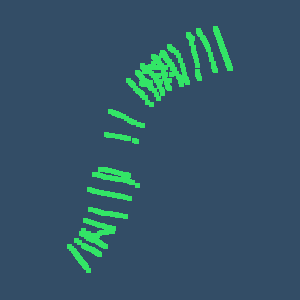

The script that drew this image:
#!/usr/bin/env python

# Read a PTS point cloud file and render as points.

import os

import vtkmodules.vtkInteractionStyle  # noqa: F401
import vtkmodules.vtkRenderingFreeType  # noqa: F401
import vtkmodules.vtkRenderingOpenGL2  # noqa: F401

from vtkmodules.vtkIOGeometry import vtkPTSReader
from vtkmodules.vtkRenderingCore import (
    vtkActor,
    vtkPolyDataMapper,
    vtkRenderWindow,
    vtkRenderWindowInteractor,
    vtkRenderer,
)

# Source
data_dir = os.environ.get("VPE_DATA_DIR", os.path.dirname(os.path.abspath(__file__)))

# Read PTS file
pts_reader = vtkPTSReader()
pts_reader.SetFileName(os.path.join(data_dir, "samplePTS.pts"))
pts_reader.Update()

# Mapper
poly_mapper = vtkPolyDataMapper()
poly_mapper.SetInputConnection(pts_reader.GetOutputPort())

# Actor
pts_actor = vtkActor()
pts_actor.SetMapper(poly_mapper)
pts_actor.GetProperty().SetPointSize(5)
pts_actor.GetProperty().SetColor(0.2, 0.9, 0.4)

# Renderer
renderer = vtkRenderer()
renderer.AddActor(pts_actor)
renderer.SetBackground(0.2, 0.3, 0.4)

# Render window
render_window = vtkRenderWindow()
render_window.AddRenderer(renderer)
render_window.SetWindowName("pts reader")
render_window.SetMultiSamples(0)
render_window.SetSize(300, 300)

# Interactor
interactor = vtkRenderWindowInteractor()
interactor.SetRenderWindow(render_window)

# Scene
renderer.ResetCamera()

interactor.Initialize()
interactor.Start()
